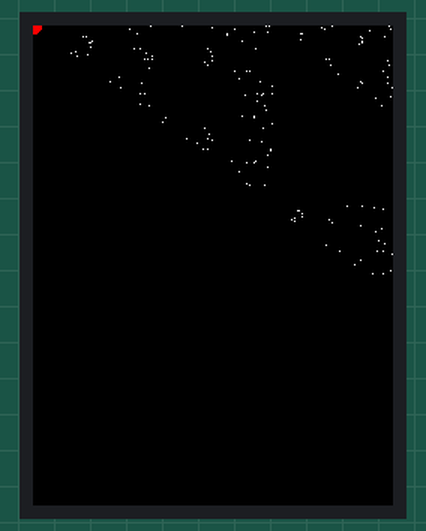
Bench run of a sketch on a simulated Arduino Uno, built with avr-gcc and run on an emulated ATmega328P. Parts: 240×320 colour display. Random numbers use the default seed unless the sketch sets one.

Above: at 3.05 s.
At 4.33 s:
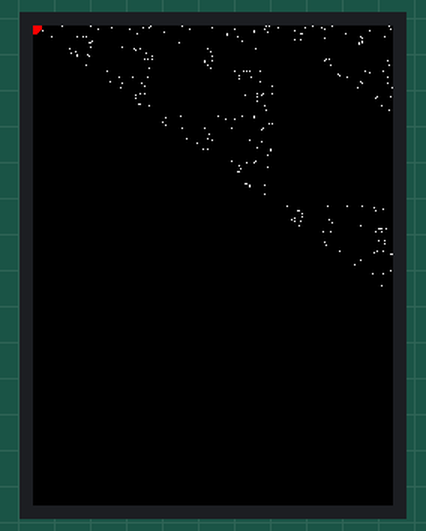
At 6.59 s:
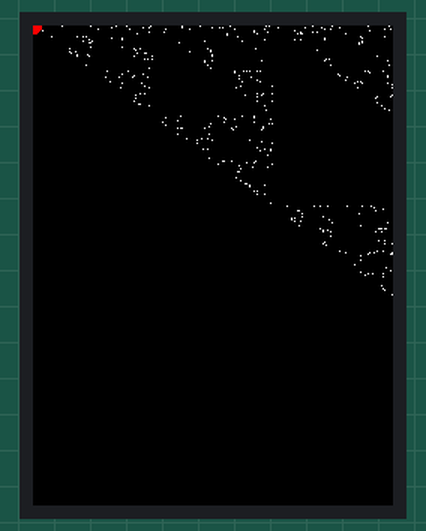
At 10.47 s:
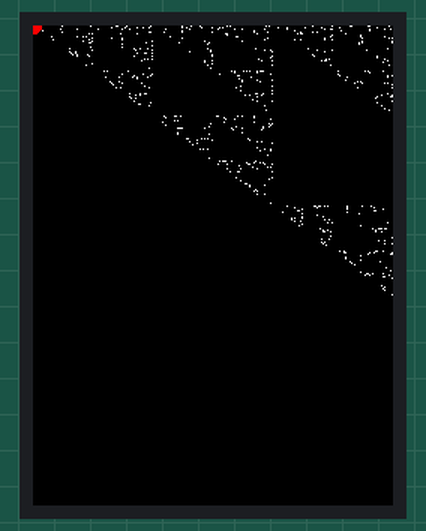
At 20.47 s:
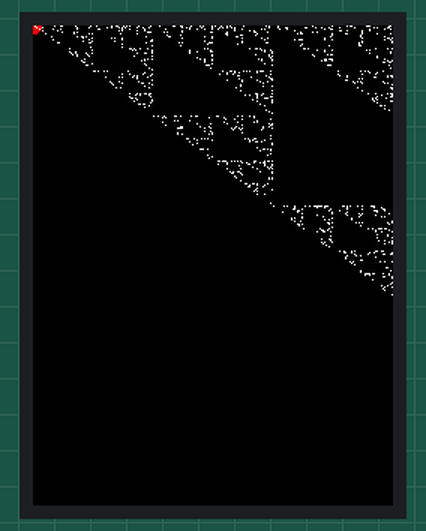
At 38.35 s:
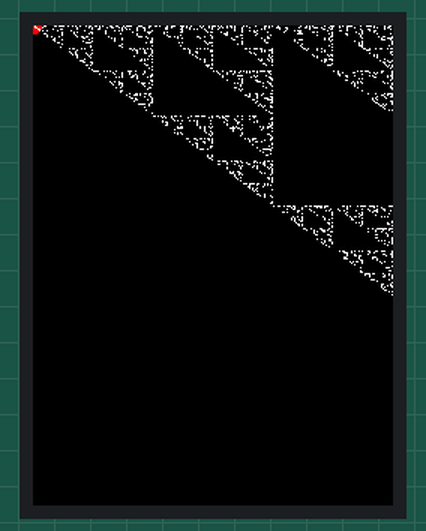

The sketch:

Chaos_Game.ino
```cpp
#include <Adafruit_GFX.h>
#include <MCUFRIEND_kbv.h>

MCUFRIEND_kbv tft;

// Define colors
#define BLACK 0x0000
#define RED   0xF800
#define GREEN 0x07E0
#define BLUE  0x001F
#define WHITE 0xFFFF

// Define the vertices of the triangle
int16_t vertexY[3] = {0, 0, tft.width()};
int16_t vertexX[3] = {0, tft.height(), tft.height()};

// Initialize the current point as a random point inside the triangle
int16_t currentX = random(160, 241);
int16_t currentY = random(20, 221);

void setup() {
  tft.begin(0x9481); // Initialize the LCD
  tft.setRotation(0); // Set the display rotation (0 for portrait)
  tft.fillScreen(BLACK); // Fill the screen with black

  // Draw the vertices of the triangle
  tft.fillCircle(vertexX[0], vertexY[0], 5, RED);
  tft.fillCircle(vertexX[1], vertexY[1], 5, GREEN);
  tft.fillCircle(vertexX[2], vertexY[2], 5, BLUE);
}

void loop() {
  // Choose a random vertex
  int16_t randomVertex = random(3);

  // Calculate the midpoint between the current point and the chosen vertex
  currentX = (currentX + vertexX[randomVertex]) / 2;
  currentY = (currentY + vertexY[randomVertex]) / 2;

  // Draw the new point
  tft.drawPixel(currentX, currentY, WHITE);

  // You can adjust the delay to control the animation speed
  delay(10); // Delay between points (adjust as needed)
}
```
